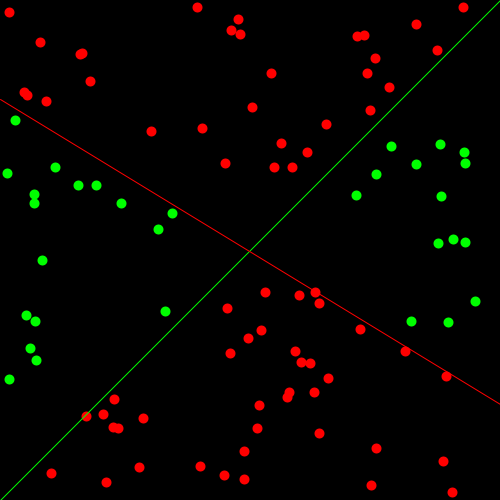
Frame 1 (no input)
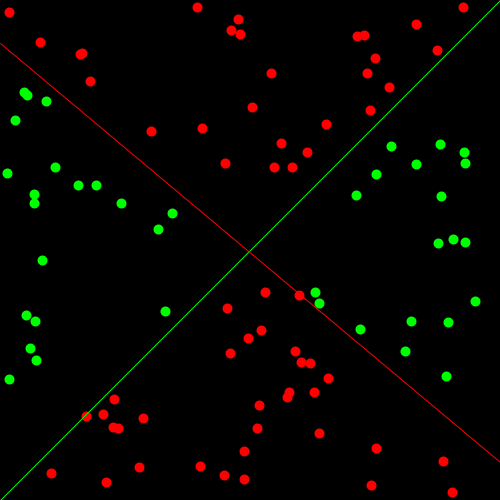
Frame 60 (the mouse pressed at the canvas centre just before this capture)
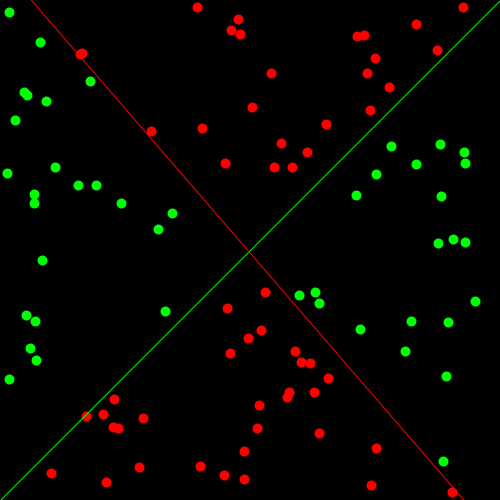
Frame 120 (the mouse held since frame 60 and released just before this capture)

The Processing sketch that drew these frames (run headless with seeded random() and noise(); from frame 60 on, the mouse is pressed at the canvas centre):

// Processing sketch: Machine_Learning001
// ── Machine_Learning001.pde
Neuron n;
int pointn=100;
Line L;
Point[] points=new Point[pointn];
int pointindex;
void setup()
{
  size(500, 500);
  background(0);
  n=new Neuron(0.00001, 3);
  L=new Line(1, 0);
  for (int i=0; i<pointn; i++)
  {
    points[i]=new Point(1, L);
  }
  pointindex=0;
}
void draw()
{
  background(0);
  translate(width/2, height/2);
  boolean done=true;
  for (Point pt : points)
  {
    if (pt.label==n.NL.giveLabel(pt.x, pt.y))
    {
      pt.show(1);
    } else
    {
      pt.show(0);
      done=false;
    }
  }
  L.show(0);
  Point P=points[pointindex];
  pointindex++;
  if (pointindex==pointn)
  {
    pointindex=0;
  }
  float[] input=new float[3];
  input[0]=P.x;
  input[1]=P.y;
  input[2]=P.bias;
  n.train(input);
  n.show();
  if (done)
  {
    L=new Line(random(-10, 10), 0);
    n=new Neuron(0.00001, 3);
    for (int i=0; i<pointn; i++)
    {
      points[i]=new Point(1, L);
    }
    pointindex=0;
  }
  //rotate(-PI);
}

// ── Line.pde
class Line
{
  float m;
  float c;
  Line(float m_, float c_)
  {
    m=-1*m_;
    c=c_;
  }
  float givey(float x)
  {
    return m*x+c;
  }
  void show(int x)
  {
    strokeWeight(1);
    if (x==0)
    {
      stroke(0,255,0);
    } else
    {
      stroke(255,0,0);
    }
    line(-width/2, givey(-width/2), width/2, givey(width/2));
  }
  int giveLabel(float x, float y)
  {
    if (y>givey(x))
    {
      return (int)(-m/abs(m));
    } else
    {
      return (int)(m/abs(m));
    }
  }
}

// ── Neuron.pde
int sign(float val)
{
  if (val>=0)
  {
    return 1;
  } else
  {
    return -1;
  }
}
class Neuron
{
  float [] weights;
  float lr;
  Line NL;
  Neuron(float lr_, int num)
  {
    weights=new float[num];
    for (int i=0; i<num; i++)
    {
      weights[i]=random(-1, 1);
    }
    //for (int i=0; i<num-1; i++)
    //{
    //  weights[i]=random(-1, 1);
    //}
    //weights[num-1]=random(-100,100);
    lr=lr_;
    NL=guessed_line();
  }
  int guess(float []input)
  {
    float sum=0;
    if (input.length==weights.length)
    {
      for (int i=0; i<input.length; i++)
      {
        sum+=weights[i]*input[i];
      }
    }
    return sign(sum);
  }
  void train(float input[])
  {
    int val=guess(input);
    Point P=new Point(input);
    int acc=P.label;
    float err=acc-val;
    for (int i=0; i<weights.length; i++)
    {
      weights[i]+=err*input[i]*lr;
    }
    NL=guessed_line();
  }
  Line guessed_line()
  {
    float w0=weights[0];
    float w1=weights[1];
    float w2=weights[2];
    Line temp=new Line(w0/w1, -w2/w1);
    return temp;
  }
  void show()
  {
    NL.show(1);
  }
}

// ── Point.pde
class Point
{
  float x;
  float y;
  float bias;
  int label;
  Point(float[] input)
  {
    x=input[0];
    y=input[1];
    bias=input[2];    
    label=L.giveLabel(x, y);
  }
  Point(float bias_, Line L)
  {
    x=random(-width/2, width/2);
    y=random(-height/2, height/2);
    bias=bias_;
    label=L.giveLabel(x, y);
  }
  void show(int col)
  {
    strokeWeight(10);
    if (col==1)
    {
      stroke(0, 255, 0);
    } else
    {
      stroke(255, 0, 0);
    }
    point(x, y);
  }
}
